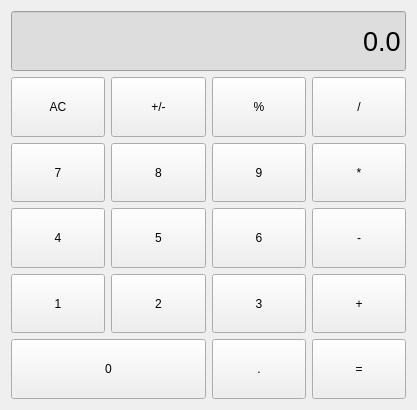
<?xml version="1.0" encoding="UTF-8"?>
<ui version="4.0">
 <class>Form</class>
 <widget class="QWidget" name="Form">
  <property name="geometry">
   <rect>
    <x>0</x>
    <y>0</y>
    <width>417</width>
    <height>410</height>
   </rect>
  </property>
  <property name="windowTitle">
   <string>Form</string>
  </property>
  <layout class="QVBoxLayout" name="verticalLayout">
   <item>
    <widget class="QLineEdit" name="lineEdit">
     <property name="minimumSize">
      <size>
       <width>0</width>
       <height>60</height>
      </size>
     </property>
     <property name="font">
      <font>
       <pointsize>20</pointsize>
      </font>
     </property>
     <property name="styleSheet">
      <string notr="true">background-color: rgb(221, 221, 221);</string>
     </property>
     <property name="text">
      <string>0.0</string>
     </property>
     <property name="alignment">
      <set>Qt::AlignRight|Qt::AlignTrailing|Qt::AlignVCenter</set>
     </property>
     <property name="readOnly">
      <bool>true</bool>
     </property>
    </widget>
   </item>
   <item>
    <layout class="QGridLayout" name="gridLayout">
     <item row="0" column="0">
      <widget class="Btn" name="pushButton_15">
       <property name="sizePolicy">
        <sizepolicy hsizetype="Minimum" vsizetype="Expanding">
         <horstretch>0</horstretch>
         <verstretch>0</verstretch>
        </sizepolicy>
       </property>
       <property name="styleSheet">
        <string notr="true"/>
       </property>
       <property name="text">
        <string>AC</string>
       </property>
       <property name="type" stdset="0">
        <string>control</string>
       </property>
      </widget>
     </item>
     <item row="0" column="1">
      <widget class="Btn" name="pushButton_14">
       <property name="sizePolicy">
        <sizepolicy hsizetype="Minimum" vsizetype="Expanding">
         <horstretch>0</horstretch>
         <verstretch>0</verstretch>
        </sizepolicy>
       </property>
       <property name="styleSheet">
        <string notr="true"/>
       </property>
       <property name="text">
        <string>+/-</string>
       </property>
       <property name="type" stdset="0">
        <string>control</string>
       </property>
      </widget>
     </item>
     <item row="0" column="2">
      <widget class="Btn" name="pushButton_13">
       <property name="sizePolicy">
        <sizepolicy hsizetype="Minimum" vsizetype="Expanding">
         <horstretch>0</horstretch>
         <verstretch>0</verstretch>
        </sizepolicy>
       </property>
       <property name="styleSheet">
        <string notr="true"/>
       </property>
       <property name="text">
        <string>%</string>
       </property>
       <property name="type" stdset="0">
        <string>control</string>
       </property>
      </widget>
     </item>
     <item row="0" column="3">
      <widget class="Btn" name="pushButton_20">
       <property name="sizePolicy">
        <sizepolicy hsizetype="Minimum" vsizetype="Expanding">
         <horstretch>0</horstretch>
         <verstretch>0</verstretch>
        </sizepolicy>
       </property>
       <property name="styleSheet">
        <string notr="true"/>
       </property>
       <property name="text">
        <string>/</string>
       </property>
       <property name="type" stdset="0">
        <string>operator</string>
       </property>
      </widget>
     </item>
     <item row="1" column="0">
      <widget class="Btn" name="pushButton_9">
       <property name="sizePolicy">
        <sizepolicy hsizetype="Minimum" vsizetype="Expanding">
         <horstretch>0</horstretch>
         <verstretch>0</verstretch>
        </sizepolicy>
       </property>
       <property name="styleSheet">
        <string notr="true"/>
       </property>
       <property name="text">
        <string>7</string>
       </property>
       <property name="type" stdset="0">
        <string>num</string>
       </property>
      </widget>
     </item>
     <item row="1" column="1">
      <widget class="Btn" name="pushButton_7">
       <property name="sizePolicy">
        <sizepolicy hsizetype="Minimum" vsizetype="Expanding">
         <horstretch>0</horstretch>
         <verstretch>0</verstretch>
        </sizepolicy>
       </property>
       <property name="styleSheet">
        <string notr="true"/>
       </property>
       <property name="text">
        <string>8</string>
       </property>
       <property name="type" stdset="0">
        <string>num</string>
       </property>
      </widget>
     </item>
     <item row="1" column="2">
      <widget class="Btn" name="pushButton_8">
       <property name="sizePolicy">
        <sizepolicy hsizetype="Minimum" vsizetype="Expanding">
         <horstretch>0</horstretch>
         <verstretch>0</verstretch>
        </sizepolicy>
       </property>
       <property name="styleSheet">
        <string notr="true"/>
       </property>
       <property name="text">
        <string>9</string>
       </property>
       <property name="type" stdset="0">
        <string>num</string>
       </property>
      </widget>
     </item>
     <item row="1" column="3">
      <widget class="Btn" name="pushButton_17">
       <property name="sizePolicy">
        <sizepolicy hsizetype="Minimum" vsizetype="Expanding">
         <horstretch>0</horstretch>
         <verstretch>0</verstretch>
        </sizepolicy>
       </property>
       <property name="styleSheet">
        <string notr="true"/>
       </property>
       <property name="text">
        <string>*</string>
       </property>
       <property name="type" stdset="0">
        <string>operator</string>
       </property>
      </widget>
     </item>
     <item row="2" column="0">
      <widget class="Btn" name="pushButton_4">
       <property name="sizePolicy">
        <sizepolicy hsizetype="Minimum" vsizetype="Expanding">
         <horstretch>0</horstretch>
         <verstretch>0</verstretch>
        </sizepolicy>
       </property>
       <property name="styleSheet">
        <string notr="true"/>
       </property>
       <property name="text">
        <string>4</string>
       </property>
       <property name="type" stdset="0">
        <string>num</string>
       </property>
      </widget>
     </item>
     <item row="2" column="1">
      <widget class="Btn" name="pushButton_3">
       <property name="sizePolicy">
        <sizepolicy hsizetype="Minimum" vsizetype="Expanding">
         <horstretch>0</horstretch>
         <verstretch>0</verstretch>
        </sizepolicy>
       </property>
       <property name="styleSheet">
        <string notr="true"/>
       </property>
       <property name="text">
        <string>5</string>
       </property>
       <property name="type" stdset="0">
        <string>num</string>
       </property>
      </widget>
     </item>
     <item row="2" column="2">
      <widget class="Btn" name="pushButton_2">
       <property name="sizePolicy">
        <sizepolicy hsizetype="Minimum" vsizetype="Expanding">
         <horstretch>0</horstretch>
         <verstretch>0</verstretch>
        </sizepolicy>
       </property>
       <property name="styleSheet">
        <string notr="true"/>
       </property>
       <property name="text">
        <string>6</string>
       </property>
       <property name="type" stdset="0">
        <string>num</string>
       </property>
      </widget>
     </item>
     <item row="2" column="3">
      <widget class="Btn" name="pushButton_19">
       <property name="sizePolicy">
        <sizepolicy hsizetype="Minimum" vsizetype="Expanding">
         <horstretch>0</horstretch>
         <verstretch>0</verstretch>
        </sizepolicy>
       </property>
       <property name="styleSheet">
        <string notr="true"/>
       </property>
       <property name="text">
        <string>-</string>
       </property>
       <property name="type" stdset="0">
        <string>operator</string>
       </property>
      </widget>
     </item>
     <item row="3" column="0">
      <widget class="Btn" name="pushButton">
       <property name="sizePolicy">
        <sizepolicy hsizetype="Minimum" vsizetype="Expanding">
         <horstretch>0</horstretch>
         <verstretch>0</verstretch>
        </sizepolicy>
       </property>
       <property name="styleSheet">
        <string notr="true"/>
       </property>
       <property name="text">
        <string>1</string>
       </property>
       <property name="type" stdset="0">
        <string>num</string>
       </property>
      </widget>
     </item>
     <item row="3" column="1">
      <widget class="Btn" name="pushButton_6">
       <property name="sizePolicy">
        <sizepolicy hsizetype="Minimum" vsizetype="Expanding">
         <horstretch>0</horstretch>
         <verstretch>0</verstretch>
        </sizepolicy>
       </property>
       <property name="styleSheet">
        <string notr="true"/>
       </property>
       <property name="text">
        <string>2</string>
       </property>
       <property name="type" stdset="0">
        <string>num</string>
       </property>
      </widget>
     </item>
     <item row="3" column="2">
      <widget class="Btn" name="pushButton_5">
       <property name="sizePolicy">
        <sizepolicy hsizetype="Minimum" vsizetype="Expanding">
         <horstretch>0</horstretch>
         <verstretch>0</verstretch>
        </sizepolicy>
       </property>
       <property name="styleSheet">
        <string notr="true"/>
       </property>
       <property name="text">
        <string>3</string>
       </property>
       <property name="type" stdset="0">
        <string>num</string>
       </property>
      </widget>
     </item>
     <item row="3" column="3">
      <widget class="Btn" name="pushButton_18">
       <property name="sizePolicy">
        <sizepolicy hsizetype="Minimum" vsizetype="Expanding">
         <horstretch>0</horstretch>
         <verstretch>0</verstretch>
        </sizepolicy>
       </property>
       <property name="styleSheet">
        <string notr="true"/>
       </property>
       <property name="text">
        <string>+</string>
       </property>
       <property name="type" stdset="0">
        <string>operator</string>
       </property>
      </widget>
     </item>
     <item row="4" column="0" colspan="2">
      <widget class="Btn" name="pushButton_11">
       <property name="sizePolicy">
        <sizepolicy hsizetype="Minimum" vsizetype="Expanding">
         <horstretch>0</horstretch>
         <verstretch>0</verstretch>
        </sizepolicy>
       </property>
       <property name="styleSheet">
        <string notr="true"/>
       </property>
       <property name="text">
        <string>0</string>
       </property>
       <property name="type" stdset="0">
        <string>num</string>
       </property>
      </widget>
     </item>
     <item row="4" column="2">
      <widget class="Btn" name="pushButton_10">
       <property name="sizePolicy">
        <sizepolicy hsizetype="Minimum" vsizetype="Expanding">
         <horstretch>0</horstretch>
         <verstretch>0</verstretch>
        </sizepolicy>
       </property>
       <property name="styleSheet">
        <string notr="true"/>
       </property>
       <property name="text">
        <string>.</string>
       </property>
       <property name="type" stdset="0">
        <string>num</string>
       </property>
      </widget>
     </item>
     <item row="4" column="3">
      <widget class="Btn" name="pushButton_16">
       <property name="sizePolicy">
        <sizepolicy hsizetype="Minimum" vsizetype="Expanding">
         <horstretch>0</horstretch>
         <verstretch>0</verstretch>
        </sizepolicy>
       </property>
       <property name="styleSheet">
        <string notr="true"/>
       </property>
       <property name="text">
        <string>=</string>
       </property>
       <property name="type" stdset="0">
        <string>equal</string>
       </property>
      </widget>
     </item>
    </layout>
   </item>
  </layout>
 </widget>
 <customwidgets>
  <customwidget>
   <class>Btn</class>
   <extends>QPushButton</extends>
   <header>Custom_Widget</header>
   <slots>
    <signal>title_clicked()</signal>
   </slots>
  </customwidget>
 </customwidgets>
 <resources/>
 <connections>
  <connection>
   <sender>pushButton_15</sender>
   <signal>title_clicked()</signal>
   <receiver>Form</receiver>
   <slot>btn_clicked()</slot>
   <hints>
    <hint type="sourcelabel">
     <x>56</x>
     <y>115</y>
    </hint>
    <hint type="destinationlabel">
     <x>7</x>
     <y>114</y>
    </hint>
   </hints>
  </connection>
  <connection>
   <sender>pushButton_14</sender>
   <signal>title_clicked()</signal>
   <receiver>Form</receiver>
   <slot>btn_clicked()</slot>
   <hints>
    <hint type="sourcelabel">
     <x>178</x>
     <y>101</y>
    </hint>
    <hint type="destinationlabel">
     <x>155</x>
     <y>-15</y>
    </hint>
   </hints>
  </connection>
  <connection>
   <sender>pushButton_13</sender>
   <signal>title_clicked()</signal>
   <receiver>Form</receiver>
   <slot>btn_clicked()</slot>
   <hints>
    <hint type="sourcelabel">
     <x>234</x>
     <y>96</y>
    </hint>
    <hint type="destinationlabel">
     <x>237</x>
     <y>-11</y>
    </hint>
   </hints>
  </connection>
  <connection>
   <sender>pushButton_20</sender>
   <signal>title_clicked()</signal>
   <receiver>Form</receiver>
   <slot>btn_clicked()</slot>
   <hints>
    <hint type="sourcelabel">
     <x>347</x>
     <y>117</y>
    </hint>
    <hint type="destinationlabel">
     <x>352</x>
     <y>4</y>
    </hint>
   </hints>
  </connection>
  <connection>
   <sender>pushButton_9</sender>
   <signal>title_clicked()</signal>
   <receiver>Form</receiver>
   <slot>btn_clicked()</slot>
   <hints>
    <hint type="sourcelabel">
     <x>60</x>
     <y>166</y>
    </hint>
    <hint type="destinationlabel">
     <x>6</x>
     <y>172</y>
    </hint>
   </hints>
  </connection>
  <connection>
   <sender>pushButton_7</sender>
   <signal>title_clicked()</signal>
   <receiver>Form</receiver>
   <slot>btn_clicked()</slot>
   <hints>
    <hint type="sourcelabel">
     <x>135</x>
     <y>187</y>
    </hint>
    <hint type="destinationlabel">
     <x>5</x>
     <y>239</y>
    </hint>
   </hints>
  </connection>
  <connection>
   <sender>pushButton_8</sender>
   <signal>title_clicked()</signal>
   <receiver>Form</receiver>
   <slot>btn_clicked()</slot>
   <hints>
    <hint type="sourcelabel">
     <x>267</x>
     <y>179</y>
    </hint>
    <hint type="destinationlabel">
     <x>412</x>
     <y>200</y>
    </hint>
   </hints>
  </connection>
  <connection>
   <sender>pushButton_17</sender>
   <signal>title_clicked()</signal>
   <receiver>Form</receiver>
   <slot>btn_clicked()</slot>
   <hints>
    <hint type="sourcelabel">
     <x>323</x>
     <y>170</y>
    </hint>
    <hint type="destinationlabel">
     <x>411</x>
     <y>172</y>
    </hint>
   </hints>
  </connection>
  <connection>
   <sender>pushButton_4</sender>
   <signal>title_clicked()</signal>
   <receiver>Form</receiver>
   <slot>btn_clicked()</slot>
   <hints>
    <hint type="sourcelabel">
     <x>76</x>
     <y>253</y>
    </hint>
    <hint type="destinationlabel">
     <x>6</x>
     <y>290</y>
    </hint>
   </hints>
  </connection>
  <connection>
   <sender>pushButton_3</sender>
   <signal>title_clicked()</signal>
   <receiver>Form</receiver>
   <slot>btn_clicked()</slot>
   <hints>
    <hint type="sourcelabel">
     <x>174</x>
     <y>253</y>
    </hint>
    <hint type="destinationlabel">
     <x>414</x>
     <y>274</y>
    </hint>
   </hints>
  </connection>
  <connection>
   <sender>pushButton_2</sender>
   <signal>title_clicked()</signal>
   <receiver>Form</receiver>
   <slot>btn_clicked()</slot>
   <hints>
    <hint type="sourcelabel">
     <x>266</x>
     <y>246</y>
    </hint>
    <hint type="destinationlabel">
     <x>413</x>
     <y>243</y>
    </hint>
   </hints>
  </connection>
  <connection>
   <sender>pushButton_19</sender>
   <signal>title_clicked()</signal>
   <receiver>Form</receiver>
   <slot>btn_clicked()</slot>
   <hints>
    <hint type="sourcelabel">
     <x>367</x>
     <y>253</y>
    </hint>
    <hint type="destinationlabel">
     <x>413</x>
     <y>326</y>
    </hint>
   </hints>
  </connection>
  <connection>
   <sender>pushButton</sender>
   <signal>title_clicked()</signal>
   <receiver>Form</receiver>
   <slot>btn_clicked()</slot>
   <hints>
    <hint type="sourcelabel">
     <x>64</x>
     <y>313</y>
    </hint>
    <hint type="destinationlabel">
     <x>6</x>
     <y>334</y>
    </hint>
   </hints>
  </connection>
  <connection>
   <sender>pushButton_6</sender>
   <signal>title_clicked()</signal>
   <receiver>Form</receiver>
   <slot>btn_clicked()</slot>
   <hints>
    <hint type="sourcelabel">
     <x>147</x>
     <y>304</y>
    </hint>
    <hint type="destinationlabel">
     <x>5</x>
     <y>363</y>
    </hint>
   </hints>
  </connection>
  <connection>
   <sender>pushButton_5</sender>
   <signal>title_clicked()</signal>
   <receiver>Form</receiver>
   <slot>btn_clicked()</slot>
   <hints>
    <hint type="sourcelabel">
     <x>251</x>
     <y>297</y>
    </hint>
    <hint type="destinationlabel">
     <x>411</x>
     <y>357</y>
    </hint>
   </hints>
  </connection>
  <connection>
   <sender>pushButton_18</sender>
   <signal>title_clicked()</signal>
   <receiver>Form</receiver>
   <slot>btn_clicked()</slot>
   <hints>
    <hint type="sourcelabel">
     <x>338</x>
     <y>308</y>
    </hint>
    <hint type="destinationlabel">
     <x>410</x>
     <y>393</y>
    </hint>
   </hints>
  </connection>
  <connection>
   <sender>pushButton_11</sender>
   <signal>title_clicked()</signal>
   <receiver>Form</receiver>
   <slot>btn_clicked()</slot>
   <hints>
    <hint type="sourcelabel">
     <x>83</x>
     <y>378</y>
    </hint>
    <hint type="destinationlabel">
     <x>15</x>
     <y>403</y>
    </hint>
   </hints>
  </connection>
  <connection>
   <sender>pushButton_10</sender>
   <signal>title_clicked()</signal>
   <receiver>Form</receiver>
   <slot>btn_clicked()</slot>
   <hints>
    <hint type="sourcelabel">
     <x>259</x>
     <y>372</y>
    </hint>
    <hint type="destinationlabel">
     <x>240</x>
     <y>403</y>
    </hint>
   </hints>
  </connection>
  <connection>
   <sender>pushButton_16</sender>
   <signal>title_clicked()</signal>
   <receiver>Form</receiver>
   <slot>btn_clicked()</slot>
   <hints>
    <hint type="sourcelabel">
     <x>369</x>
     <y>379</y>
    </hint>
    <hint type="destinationlabel">
     <x>342</x>
     <y>401</y>
    </hint>
   </hints>
  </connection>
 </connections>
 <slots>
  <slot>btn_clicked()</slot>
 </slots>
</ui>
